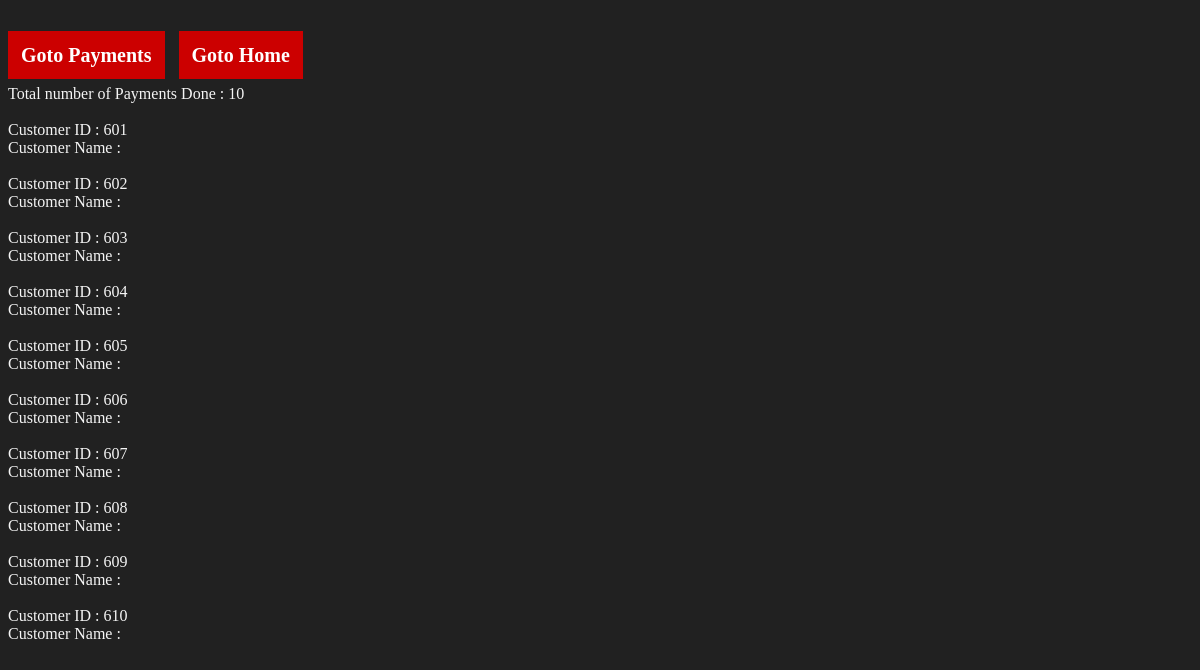
The app's page /php/paydisp_2.php, older data.
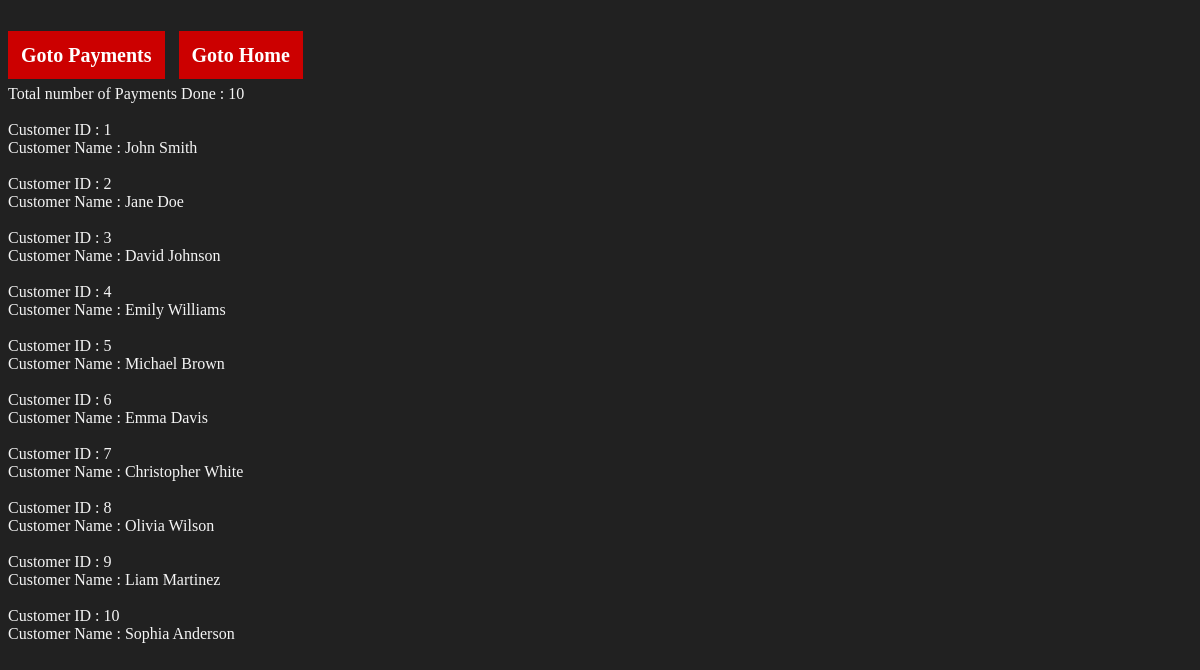
The same page, newer data.
### tables this page shows
CREATE TABLE Payments
(
    PaymentID INT AUTO_INCREMENT PRIMARY KEY,
    PaymentName VARCHAR(50) NOT NULL,
    BookName VARCHAR(50),
    PaymentDate DATE,
    PaymentType VARCHAR(50),
    Amount FLOAT
);

### php/paydisp_2.php (the view, shortened to what this page needs)
<html>
<head>
    <link rel="stylesheet" href="../css/header-footer.css">
</head>
<body>
    <br><br>
    <a href="../html/payment.html" class="links">Goto Payments</a>
    <a href="../html/home.html" class="links">Goto Home</a>
    <br><br>
</body>
<html>
<?php
    $conn = mysqli_connect("localhost", "root", "", "BMSystem");
    $query = "SELECT count(*) FROM Payments";
    $r = mysqli_query($conn, $query);
    if($r) {
        while($info = mysqli_fetch_array($r)) {
            echo "Total number of Payments Done : " . $info['count(*)'];
        }
    }
    $query = "
        SELECT PaymentID, PaymentName FROM Payments;
    ";
    $r = mysqli_query($conn, $query);
    if($r) {
        while($info = mysqli_fetch_array($r)) {
            echo "<br><br>Customer ID : " . $info['PaymentID'];
            echo "<br>Customer Name   : " . $info['PaymentName'];
        }
    }
?>

Row changes from the older to the newer data that the page shows:
removed payments: PaymentID "601"
removed payments: PaymentID "602"
removed payments: PaymentID "603"
removed payments: PaymentID "604"
removed payments: PaymentID "605"
removed payments: PaymentID "606"
removed payments: PaymentID "607"
removed payments: PaymentID "608"
removed payments: PaymentID "609"
removed payments: PaymentID "610"
added payments: PaymentID "1", PaymentName "John Smith"
added payments: PaymentID "2", PaymentName "Jane Doe"
added payments: PaymentID "3", PaymentName "David Johnson"
added payments: PaymentID "4", PaymentName "Emily Williams"
added payments: PaymentID "5", PaymentName "Michael Brown"
added payments: PaymentID "6", PaymentName "Emma Davis"
added payments: PaymentID "7", PaymentName "Christopher White"
added payments: PaymentID "8", PaymentName "Olivia Wilson"
added payments: PaymentID "9", PaymentName "Liam Martinez"
added payments: PaymentID "10", PaymentName "Sophia Anderson"
